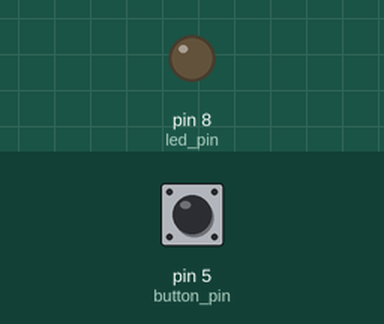
The sketch below on a simulated Arduino Uno, built with avr-gcc and run on an emulated ATmega328P. Shown: output pins drawn as LEDs (lit = HIGH). The test bench sets the inputs (shaded band); at power-on: pin 5 (button_pin) LOW.

Above: at 1.2 s.
1.3 s: pin 5 (button_pin) pulled HIGH for 0.15 s
At 1.37 s:
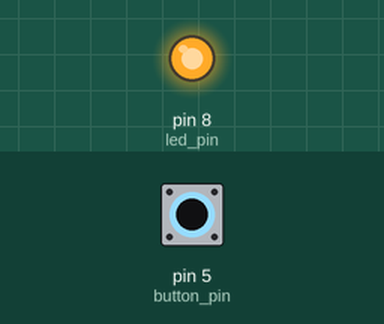
2.9 s: pin 5 (button_pin) pulled HIGH for 3.2 s
At 6.5 s:
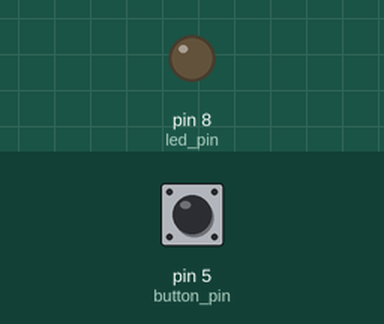
Timing chart, 0 to 8.0 s (numbered marks = the images above; inputs shaded):
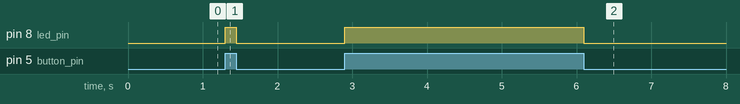

Measured:
- after the input at 1.3 s, pin 8 (led_pin): LOW → HIGH at once, → LOW 0.15 s later
- after the input at 2.9 s, pin 8 (led_pin): LOW → HIGH at once, → LOW 3.2 s later

The sketch:

03_digital_input.ino
```cpp
int led_pin = 8;    //led is attached to pin 8
int button_pin = 5; //button is attached to pin 5


// the setup function runs once when you press reset or power the board
void setup() {
  pinMode(led_pin, OUTPUT); //set the pin that controls the led as Output
  pinMode(button_pin, INPUT); //set the pin that read the status of the button  as Input
}


// the loop function runs over and over again forever
void loop() {
  //read the status of the button and save it into a variable called buttonState
  int buttonState = digitalRead(button_pin);
  digitalWrite (led_pin, buttonState); //turn on or off the led_pin depending on the value of buttonState
}
```
